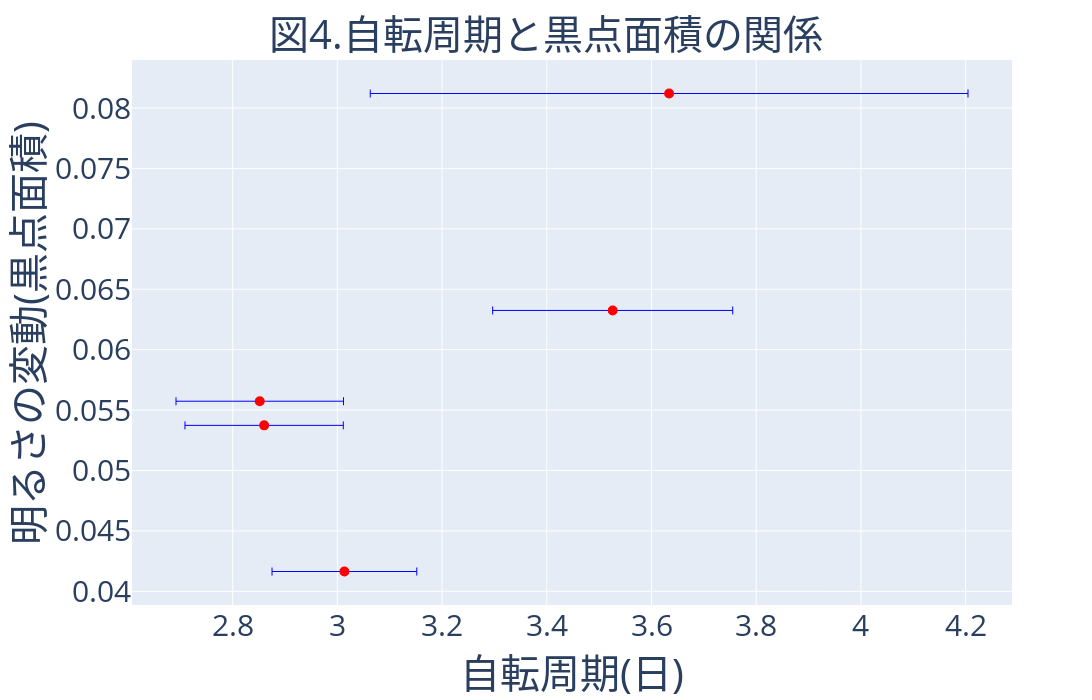

This figure's notebook cell:
### Code cell
fig = px.scatter(
  x=FlareDetector.array_per,
  y=FlareDetector.array_amplitude,
  labels={"x": "自転周期", "y": "明るさの振幅(黒点面積)"}
)
fig.update_traces(
    marker=dict(size=10),
    name="Flare Amplitude",
    error_x=dict(
        type='data',
        array=FlareDetector.array_per_err,
        visible=True,
        color="blue",
        thickness=1
    )
)

fig.update_traces(marker=dict(size=10,color="red"), name="Flare Amplitude")
fig.update_layout(
    xaxis_title={
        'text':"自転周期(日)",
        'font':{
            'size':  40
        }
    },
    yaxis_title={
        'text':"明るさの変動(黒点面積)",
        'font':{
            'size':  40
        }
    },
    xaxis={
        'tickfont': {
            'size': 30
        }
    },

    yaxis={
        'tickfont': {
            'size': 30
        }
    },
    showlegend=False,
    title=dict(text="図4.自転周期と黒点面積の関係", font=dict(size=40) ,x=0.5,y=0.97 ),
    height=700,width=1300
)
fig.show()

### Figure 1 — Plotly figure (JSON) as saved in the notebook; plotly's stock layout.template omitted (floating-point values rounded to 4 significant figures)
{"data": [{"error_x": {"array": [0.16, 0.5709, 0.2293, 0.1383, 0.1512], "color": "blue", "thickness": 1, "type": "data", "visible": true}, "hovertemplate": "自転周期=%{x}<br>明るさの振幅(黒点面積)=%{y}<extra></extra>", "legendgroup": "", "marker": {"color": "red", "size": 10, "symbol": "circle"}, "mode": "markers", "name": "Flare Amplitude", "orientation": "v", "showlegend": false, "type": "scatter", "x": [2.852, 3.634, 3.526, 3.013, 2.86], "xaxis": "x", "y": [0.05573, 0.0812, 0.06325, 0.04164, 0.05373], "yaxis": "y"}], "layout": {"height": 700, "legend": {"tracegroupgap": 0}, "margin": {"t": 60}, "showlegend": false, "title": {"font": {"size": 40}, "text": "図4.自転周期と黒点面積の関係", "x": 0.5, "y": 0.97}, "width": 1300, "xaxis": {"anchor": "y", "domain": [0, 1], "tickfont": {"size": 30}, "title": {"font": {"size": 40}, "text": "自転周期(日)"}}, "yaxis": {"anchor": "x", "domain": [0, 1], "tickfont": {"size": 30}, "title": {"font": {"size": 40}, "text": "明るさの変動(黒点面積)"}}}}
